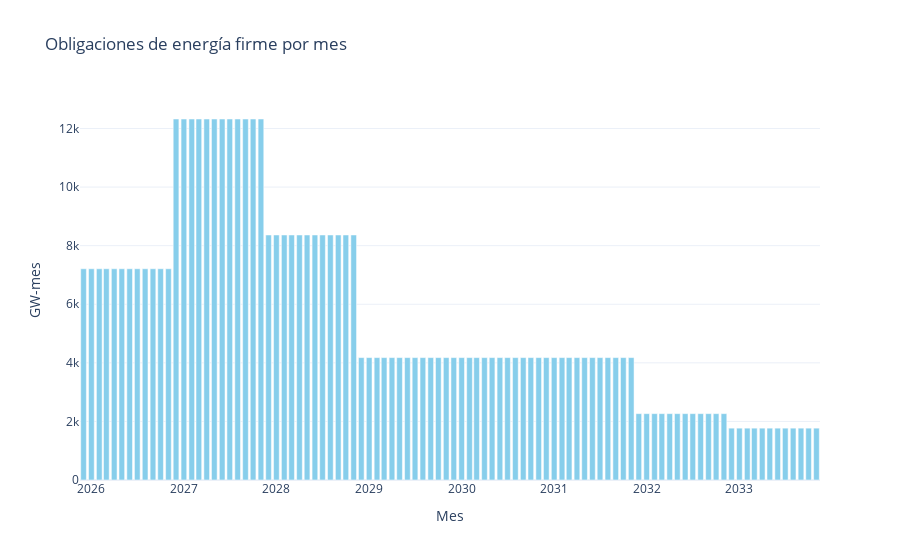

Notebook code for this chart:
### Markdown cell above
### Obligacion de energia firme acumulada mensualmente

### Code cell
fig = go.Figure(data=[                                  # Se crea la gráfica de barras
    go.Bar(
        x=df_mensual['Mes'],                     # Valores Eje X
        y=df_mensual['Energia'],                 # Valores Eje Y
        marker_color='skyblue'                       # Color del gráfico
    )
])

fig.update_layout(                                      # Configurar el diseño del gráfico
    title='Obligaciones de energía firme por mes',  # Título del gráfico
    xaxis_title='Mes',                        # Título Eje X
    yaxis_title='GW-mes',                                  # Título Eje Y
    template='plotly_white'
)

fig.show()                                              # Se muestra el gráfico
